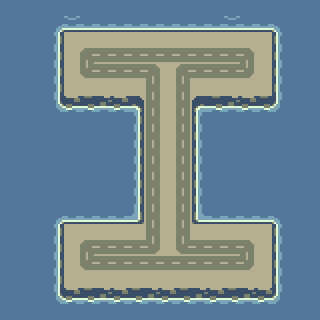

A level layout from a 2D game, rendered from its tile map. Below: a short description, then the map file with its tile-grid data intact:
An orthogonal 20x20 tile map with 16x16 px tiles, 4 tile layers (Ocean, Dirt, Coast, Road).

<map version="1.5" tiledversion="1.7.0" orientation="orthogonal" renderorder="right-down" width="20" height="20" tilewidth="16" tileheight="16" infinite="0" nextlayerid="5" nextobjectid="1">
 <tileset firstgid="1" source="../tilesets/Revolution.tsx" />
 <layer id="1" name="Ocean" width="20" height="20">
  <data encoding="csv">
1,1,1,1,1,1,1,1,1,1,1,1,1,1,1,1,1,1,1,1,
1,1,1,1,1,1,1,1,1,1,1,1,1,1,1,1,1,1,1,1,
1,1,1,1,1,1,1,1,1,1,1,1,1,1,1,1,1,1,1,1,
1,1,1,1,1,1,1,1,1,1,1,1,1,1,1,1,1,1,1,1,
1,1,1,1,1,1,1,1,1,1,1,1,1,1,1,1,1,1,1,1,
1,1,1,1,1,1,1,1,1,1,1,1,1,1,1,1,1,1,1,1,
1,1,1,1,1,1,1,1,1,1,1,1,1,1,1,1,1,1,1,1,
1,1,1,1,1,1,1,1,1,1,1,1,1,1,1,1,1,1,1,1,
1,1,1,1,1,1,1,1,1,1,1,1,1,1,1,1,1,1,1,1,
1,1,1,1,1,1,1,1,1,1,1,1,1,1,1,1,1,1,1,1,
1,1,1,1,1,1,1,1,1,1,1,1,1,1,1,1,1,1,1,1,
1,1,1,1,1,1,1,1,1,1,1,1,1,1,1,1,1,1,1,1,
1,1,1,1,1,1,1,1,1,1,1,1,1,1,1,1,1,1,1,1,
1,1,1,1,1,1,1,1,1,1,1,1,1,1,1,1,1,1,1,1,
1,1,1,1,1,1,1,1,1,1,1,1,1,1,1,1,1,1,1,1,
1,1,1,1,1,1,1,1,1,1,1,1,1,1,1,1,1,1,1,1,
1,1,1,1,1,1,1,1,1,1,1,1,1,1,1,1,1,1,1,1,
1,1,1,1,1,1,1,1,1,1,1,1,1,1,1,1,1,1,1,1,
1,1,1,1,1,1,1,1,1,1,1,1,1,1,1,1,1,1,1,1,
1,1,1,1,1,1,1,1,1,1,1,1,1,1,1,1,1,1,1,1
</data>
 </layer>
 <layer id="2" name="Dirt" width="20" height="20">
  <data encoding="csv">
0,0,0,0,0,0,0,0,0,0,0,0,0,0,0,0,0,0,0,0,
0,0,0,0,0,0,0,0,0,0,0,0,0,0,0,0,0,0,0,0,
0,0,0,0,12,12,12,12,12,12,12,12,12,12,12,12,12,0,0,0,
0,0,0,0,12,12,12,12,12,12,12,12,12,12,12,12,12,0,0,0,
0,0,0,0,12,12,12,12,12,12,12,12,12,12,12,12,12,0,0,0,
0,0,0,0,12,12,12,12,12,12,12,12,12,12,12,12,12,0,0,0,
0,0,0,0,0,0,0,0,0,12,12,12,0,0,0,0,0,0,0,0,
0,0,0,0,0,0,0,0,0,12,12,12,0,0,0,0,0,0,0,0,
0,0,0,0,0,0,0,0,0,12,12,12,0,0,0,0,0,0,0,0,
0,0,0,0,0,0,0,0,0,12,12,12,0,0,0,0,0,0,0,0,
0,0,0,0,0,0,0,0,0,12,12,12,0,0,0,0,0,0,0,0,
0,0,0,0,0,0,0,0,0,12,12,12,0,0,0,0,0,0,0,0,
0,0,0,0,0,0,0,0,0,12,12,12,0,0,0,0,0,0,0,0,
0,0,0,0,0,0,0,0,0,12,12,12,0,0,0,0,0,0,0,0,
0,0,0,0,12,12,12,12,12,12,12,12,12,12,12,12,12,0,0,0,
0,0,0,0,12,12,12,12,12,12,12,12,12,12,12,12,12,0,0,0,
0,0,0,0,12,12,12,12,12,12,12,12,12,12,12,12,12,0,0,0,
0,0,0,0,12,12,12,12,12,12,12,12,12,12,12,12,12,0,0,0,
0,0,0,0,0,0,0,0,0,0,0,0,0,0,0,0,0,0,0,0,
0,0,0,0,0,0,0,0,0,0,0,0,0,0,0,0,0,0,0,0
</data>
 </layer>
 <layer id="3" name="Coast" width="20" height="20">
  <data encoding="csv">
0,0,0,0,0,0,0,0,0,0,0,0,0,0,0,0,0,0,0,0,
0,0,0,3,4,5,5,5,5,5,5,5,5,5,4,5,5,2147483651,0,0,
0,0,0,11,0,0,0,0,0,0,0,0,0,0,0,0,0,2147483659,0,0,
0,0,0,11,0,0,0,0,0,0,0,0,0,0,0,0,0,2147483659,0,0,
0,0,0,11,0,0,0,0,0,0,0,0,0,0,0,0,0,2147483659,0,0,
0,0,0,11,0,0,0,0,0,0,0,0,0,0,0,0,0,2147483659,0,0,
0,0,0,19,20,21,22,20,23,0,0,0,2147483671,21,22,20,21,2147483667,0,0,
0,0,0,0,0,0,0,0,11,0,0,0,2147483659,0,0,0,0,0,0,0,
0,0,0,0,0,0,0,0,11,0,0,0,2147483659,0,0,0,0,0,0,0,
0,0,0,0,0,0,0,0,11,0,0,0,2147483659,0,0,0,0,0,0,0,
0,0,0,0,0,0,0,0,11,0,0,0,2147483659,0,0,0,0,0,0,0,
0,0,0,0,0,0,0,0,11,0,0,0,2147483659,0,0,0,0,0,0,0,
0,0,0,0,0,0,0,0,11,0,0,0,2147483659,0,0,0,0,0,0,0,
0,0,0,3,5,5,5,5,6,0,0,0,2147483654,5,5,5,5,2147483651,0,0,
0,0,0,11,0,0,0,0,0,0,0,0,0,0,0,0,0,2147483659,0,0,
0,0,0,11,0,0,0,0,0,0,0,0,0,0,0,0,0,2147483659,0,0,
0,0,0,11,0,0,0,0,0,0,0,0,0,0,0,0,0,2147483659,0,0,
0,0,0,11,0,0,0,0,0,0,0,0,0,0,0,0,0,2147483659,0,0,
0,0,0,19,20,21,22,20,21,22,20,21,22,20,21,22,20,2147483667,0,0,
0,0,0,0,0,0,0,0,0,0,0,0,0,0,0,0,0,0,0,0
</data>
 </layer>
 <layer id="4" name="Road" width="20" height="20">
  <data encoding="csv">
0,0,0,0,0,0,0,0,0,0,0,0,0,0,0,0,0,0,0,0,
0,0,0,0,0,0,0,0,0,0,0,0,0,0,0,0,0,0,0,0,
0,0,0,0,0,0,0,0,0,0,0,0,0,0,0,0,0,0,0,0,
0,0,0,0,0,33,27,27,27,27,27,27,27,27,27,34,0,0,0,0,
0,0,0,0,0,41,27,27,27,2147483681,0,33,27,27,27,42,0,0,0,0,
0,0,0,0,0,0,0,0,0,2147483676,0,28,0,0,0,0,0,0,0,0,
0,0,0,0,0,0,0,0,0,2147483676,0,28,0,0,0,0,0,0,0,0,
0,0,0,0,0,0,0,0,0,2147483676,0,28,0,0,0,0,0,0,0,0,
0,0,0,0,0,0,0,0,0,2147483676,0,28,0,0,0,0,0,0,0,0,
0,0,0,0,0,0,0,0,0,2147483676,0,28,0,0,0,0,0,0,0,0,
0,0,0,0,0,0,0,0,0,2147483676,0,28,0,0,0,0,0,0,0,0,
0,0,0,0,0,0,0,0,0,2147483676,0,28,0,0,0,0,0,0,0,0,
0,0,0,0,0,0,0,0,0,2147483676,0,28,0,0,0,0,0,0,0,0,
0,0,0,0,0,0,0,0,0,2147483676,0,28,0,0,0,0,0,0,0,0,
0,0,0,0,0,0,0,0,0,2147483676,0,28,0,0,0,0,0,0,0,0,
0,0,0,0,0,33,27,27,27,2147483689,0,41,27,27,27,34,0,0,0,0,
0,0,0,0,0,41,27,27,27,27,27,27,27,27,27,42,0,0,0,0,
0,0,0,0,0,0,0,0,0,0,0,0,0,0,0,0,0,0,0,0,
0,0,0,0,0,0,0,0,0,0,0,0,0,0,0,0,0,0,0,0,
0,0,0,0,0,0,0,0,0,0,0,0,0,0,0,0,0,0,0,0
</data>
 </layer>
</map>